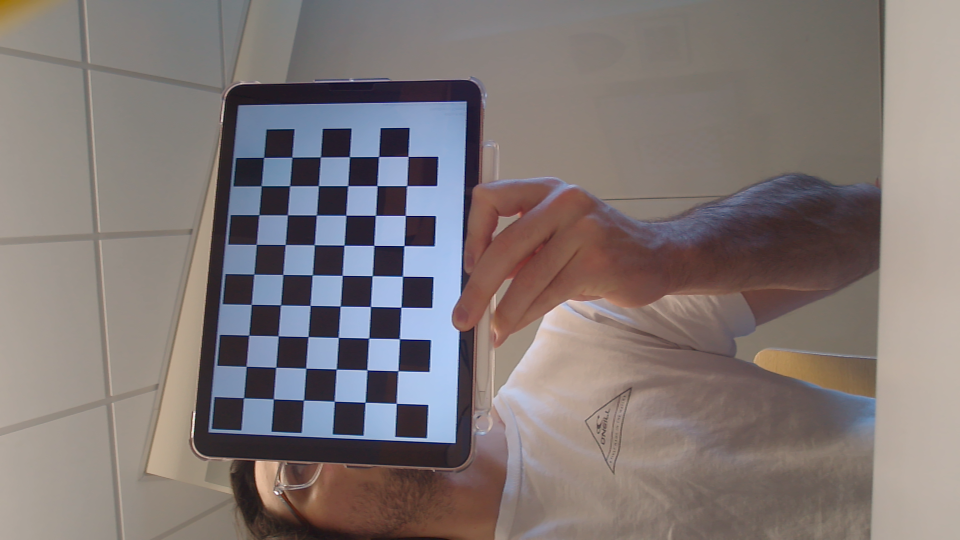
#> input picture CV/Calibration/AutoImages/img0.png, 1920 x 1080 px, given in place of x-raw, format=(string)BGR ! appsink, which was not available (shown at 1/2 size)
$ python blobTest.py
#> lines starting #> are read from the running program, lines starting #| are printed output that depends on the picture; after the words box and inside, x2 and y2 are one past the last pixel; in counts of white or black regions, pixels touching at a corner belong together; pictures that were not available may be replaced by others from this repository, and a replacement may not be noted

import cv2
import numpy as np

def clearBuffer(cap, bufferSize):
#> called with bufferSize = 5
    for i in range(bufferSize):
        cap.read()
#> this loop made 5 passes
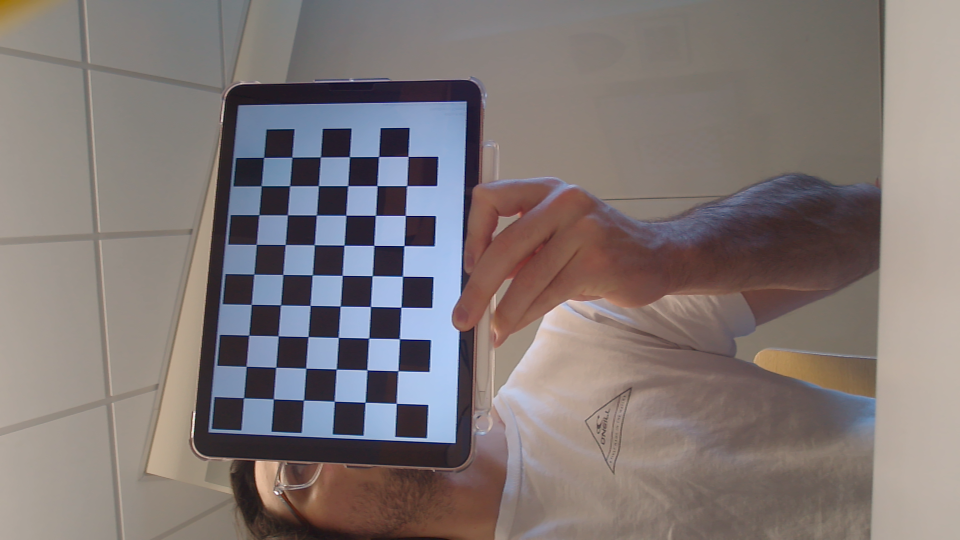
#> input picture CV/Calibration/AutoImages/img0.png, 1920 x 1080 px, given in place of x-raw, format=(string)BGR ! appsink, which was not available (shown at 1/2 size)
#> further down, img is the input picture: shape (1080, 1920, 3); mean B, G, R 117.6, 118.8, 128.2


# A function to fix HSV range
def fixHSVRange(h, s, v):
    # Normal H,S,V: (0-360,0-100%,0-100%)
    # OpenCV H,S,V: (0-180,0-255 ,0-255)
    return (180 * h / 360, 255 * s / 100, 255 * v / 100)

def detectBlob(im):
    # Make a copy of Image; find the HSV range; convert it to OpenCV
    # undrestandble range and make a mask from it
    frm=im.copy()
    frm = cv2.cvtColor(frm, cv2.COLOR_BGR2HSV)
#> frm: shape (1080, 1920, 3); mean H, S, V 45, 49.2, 134.9
    mask = cv2.inRange(frm, fixHSVRange(0, 0, 0), fixHSVRange(360, 4.53, 100))
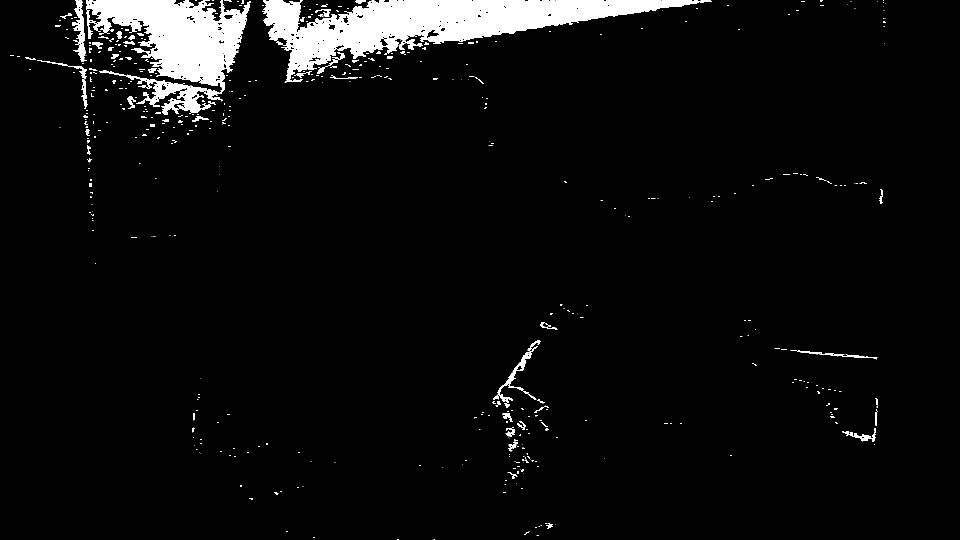
#> mask: shape (1080, 1920) (shown at 1/2 size); 4.8% white; 608 white regions (501 under 20 px), largest, box (x1, y1, x2, y2) and area: (525, 0, 1423, 166) 52176, (173, 0, 501, 230) 35154, (145, 0, 171, 124) 1240

    # Remove the noise
    noise=cv2.dilate(mask,np.ones((5,5)))
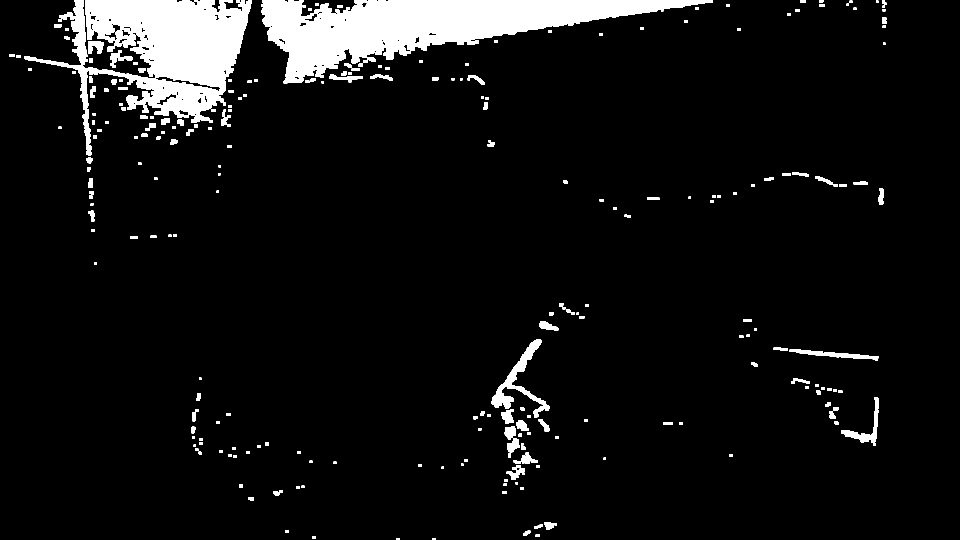
#> noise: shape (1080, 1920) (shown at 1/2 size); 7% white; 253 white regions, largest, box (x1, y1, x2, y2) and area: (523, 0, 1425, 168) 63838, (171, 0, 503, 246) 49738, (49, 0, 183, 312) 5410
    noise=cv2.erode(mask,np.ones((5,5)))
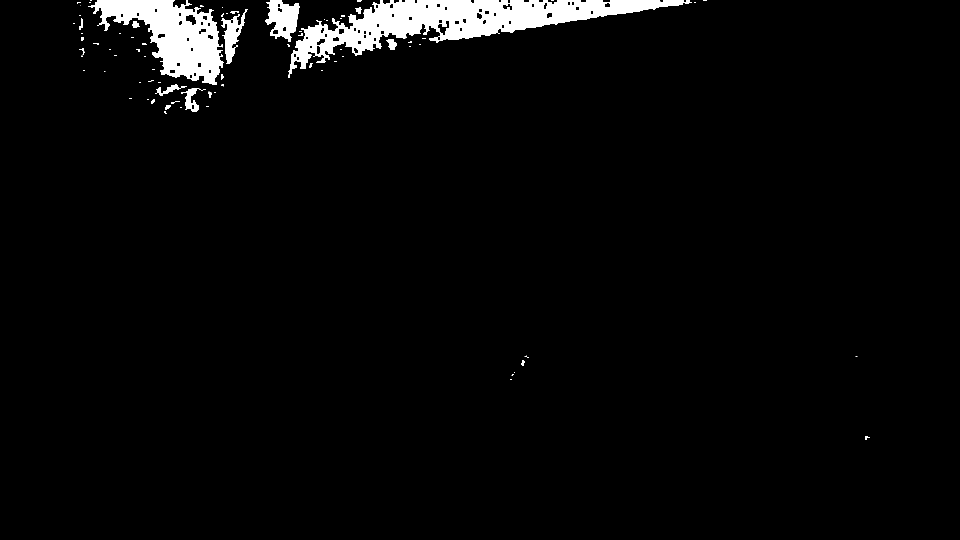
#> noise: shape (1080, 1920) (shown at 1/2 size); 3.2% white; 90 white regions (62 under 20 px), largest, box (x1, y1, x2, y2) and area: (577, 0, 1383, 156) 37349, (177, 0, 447, 170) 21031, (531, 0, 599, 84) 3375
    noise=cv2.medianBlur(mask,7)
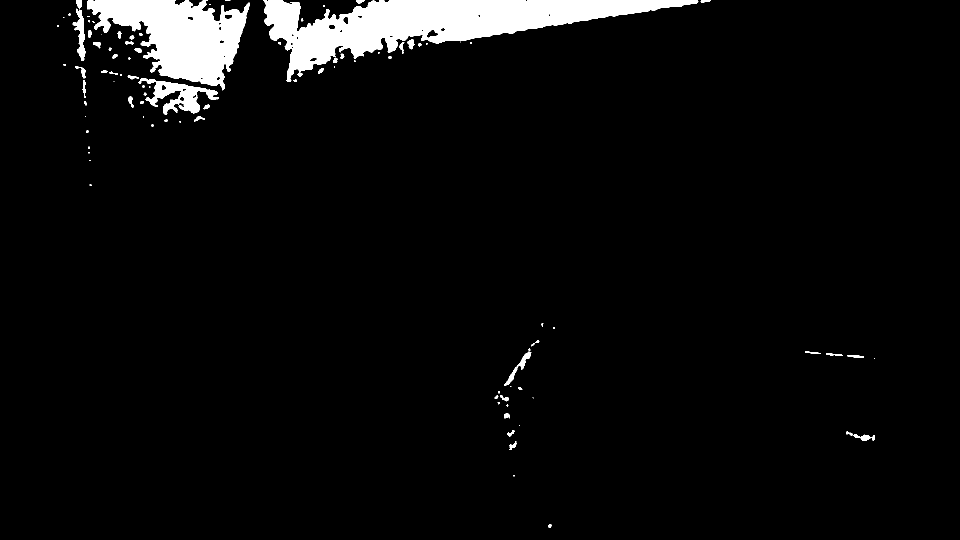
#> noise: shape (1080, 1920) (shown at 1/2 size); 4.6% white; 102 white regions (42 under 20 px), largest, box (x1, y1, x2, y2) and area: (527, 0, 1397, 164) 53481, (174, 0, 500, 181) 31265, (277, 156, 438, 230) 4345

    # Change image channels
    mask=cv2.cvtColor(mask,cv2.COLOR_GRAY2BGR)
    noise=cv2.cvtColor(noise,cv2.COLOR_GRAY2BGR)
    cleanMask=~noise
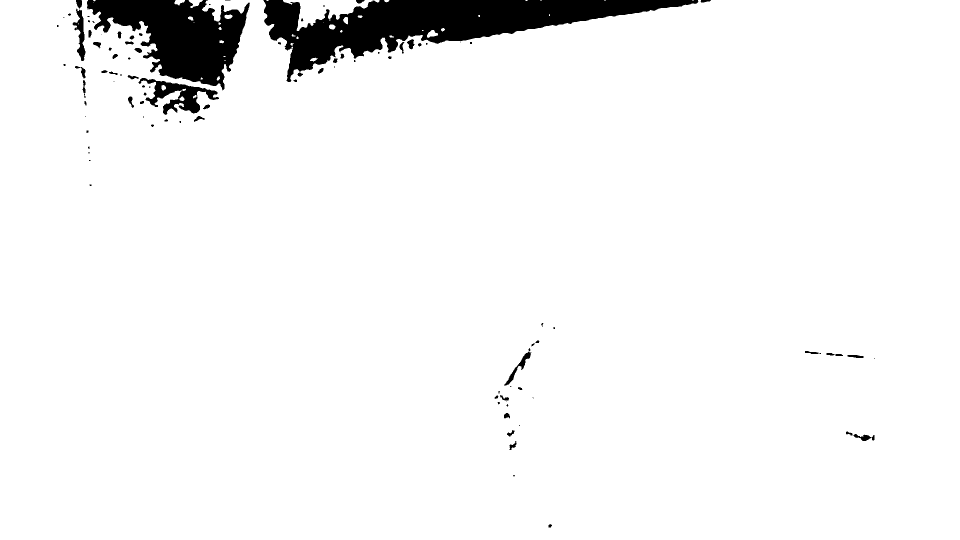
#> cleanMask: shape (1080, 1920, 3) (shown at 1/2 size); 95.4% white; 102 black regions (42 under 20 px), largest, box (x1, y1, x2, y2) and area: (527, 0, 1397, 164) 53481, (174, 0, 500, 181) 31265, (277, 156, 438, 230) 4345

    # Make a new mask without noise
    centerMask=cv2.cvtColor(cleanMask.copy(),cv2.COLOR_BGR2GRAY)

    # Image detector
    keypoints = detector.detect(centerMask)
#> keypoints = 2 keypoints; (x, y, size): (649, 19, 102.6), (356, 191, 89.1)

    # Not detected
    if not keypoints:
        return -1    # Return negative for no detection

    # Zip the detected centroid arrays
    centroids_x = np.array([])
    centroids_y = np.array([])
    for keypoint in keypoints:
        centroids_x = np.append(centroids_x, keypoint.pt[0])
        centroids_y = np.append(centroids_y, keypoint.pt[1])
#> this loop made 2 passes
#> (keypoint, centroids_x, centroids_y) on passes 1 to 2: (keypoint at (355.9, 190.8), size 89.1, [355.9], [190.8]), (keypoint at (648.7, 18.8), size 102.6, [355.9, 648.7], [190.8, 18.79])

    # X and Y centroid coordinates of the detected RGVs
    centroids_x = centroids_x.astype(int)
#> centroids_x = [355, 648]
    centroids_y = centroids_y.astype(int)
#> centroids_y = [190, 18]

    return zip(centroids_x,centroids_y)


params = cv2.SimpleBlobDetector_Params()

# Change thresholds
params.filterByColor = False

# Change thresholds
params.minThreshold = 0
params.maxThreshold = 250

# Filter by Area.
params.filterByArea = True
params.minArea = 530
params.maxArea = 100000

# Filter by circularity
params.filterByCircularity = True
params.minCircularity = 0.1
#params.maxCircularity = 0.8

# Filter by inertia ratio
params.filterByInertia = True
params.maxInertiaRatio = 0.94

# FIlter by convexity
params.filterByConvexity = False
params.minConvexity = 0.4

# Create a detector with the parameters
detector = cv2.SimpleBlobDetector_create(params)

camera_found = False
attempts = 0

# Try to open the 0 index for the primary camera
camera_index = 1

while not camera_found:
    # Setup the GStreamer Pipeline
    pipeline = 'nvarguscamerasrc sensor-id=' + str(camera_index) + ' ! video/x-raw(memory:NVMM), width=(int)1920, height=(int)1080, format=(string)NV12, framerate=(fraction)15/1 ! nvvidconv ! video/x-raw, format=(string)BGRx ! videoconvert ! video/x-raw, format=(string)BGR ! appsink'

    # Create a VideoCapture object with the GStreamer pipeline
    cap = cv2.VideoCapture(pipeline, cv2.CAP_GSTREAMER)

    # Set buffer size
    bufferSize = 5

    # Check if the camera opened successfully
    if cap.isOpened():
        cap.set(cv2.CAP_PROP_BUFFERSIZE, bufferSize);                            # Set the buffer size so it doesn't go beyond 5 frames
        cap.set(cv2.CAP_PROP_FPS, 15)                                   # Set the FPS to 15
        camera_found = True                                             # Camera is found
        print("Camera connected")
        break

    attempts += 1

    if attempts > 10:
        camera_found = True


# Begin the main loop that consistently outputs blob centroids when running
while True:

    if cap.isOpened():                      # Capture image while camera is opened
        # Clear the buffer
        clearBuffer(cap, bufferSize)

        # Get the current video feed frame
        ret, img = cap.read()
        cv2.imshow('frame', img)


        # Check if the image is empty, failed to get image
        if img is None:
            out_str = "Camera Connection Lost"
        else:
            # Call blob detection
            centroid = detectBlob(img)

            # Output detection
            if centroid == -1:                                      # Not Detected
                centOut = -1
            else:                                                   # Detected, format as array
                print("Detected")
                centOut = []
                for i in centroid:
                    centOut.append(i[0])
                    centOut.append(i[1])
#> this loop made 2 passes
#> i on passes 1 to 2: (355, 190), (648, 18)
#> after the loop, centOut = [355, 190, 648, 18]

    else:
        print("Lost Connection")

    # Quit
    key = cv2.waitKey(1) & 0xFF
#> (key q is pressed here)
    if key == ord("q"):
        break


cv2.destroyAllWindows()                         # Close everything and release the camera
cap.release()                                   # Release the capture object

$ run again, on CV/Calibration/AutoImages/img1.png
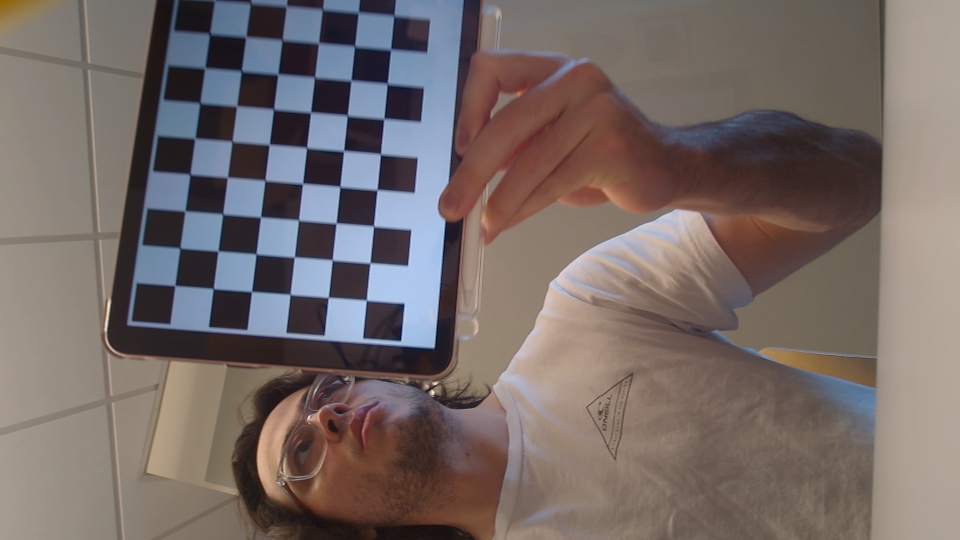
#> input picture CV/Calibration/AutoImages/img1.png, 1920 x 1080 px, given in place of x-raw, format=(string)BGR ! appsink, which was not available (shown at 1/2 size)
#> the loop in clearBuffer, `for i in range(bufferSize):` made 5 passes
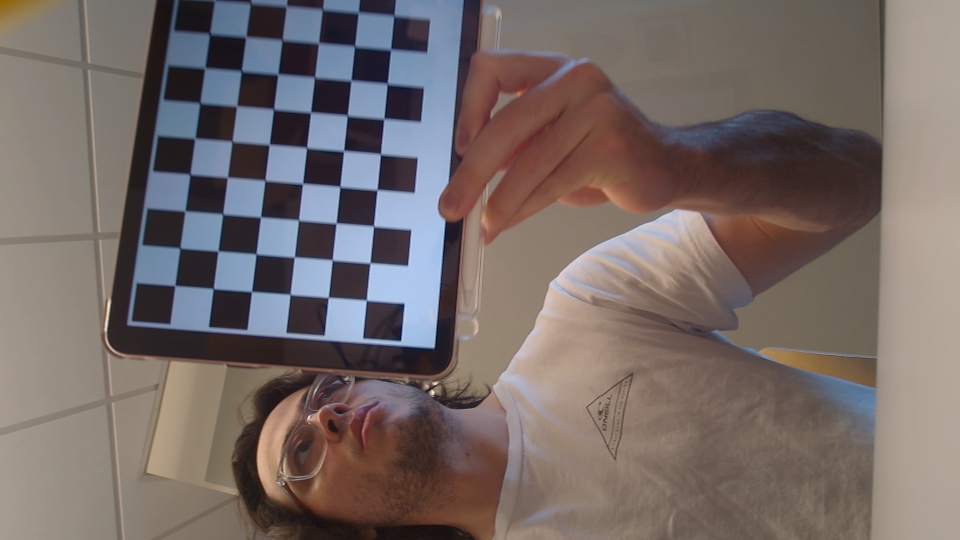
#> input picture CV/Calibration/AutoImages/img1.png, 1920 x 1080 px, given in place of x-raw, format=(string)BGR ! appsink, which was not available (shown at 1/2 size)
#> img is the input picture: shape (1080, 1920, 3); mean B, G, R 103.5, 106.3, 117.9
#> frm: shape (1080, 1920, 3); mean H, S, V 45.1, 62.5, 124.9
#> in detectBlob, `mask = cv2.inRange(frm, fixHSVRange(0, 0, 0), fixHSVRange(360, 4.53, 1..`:
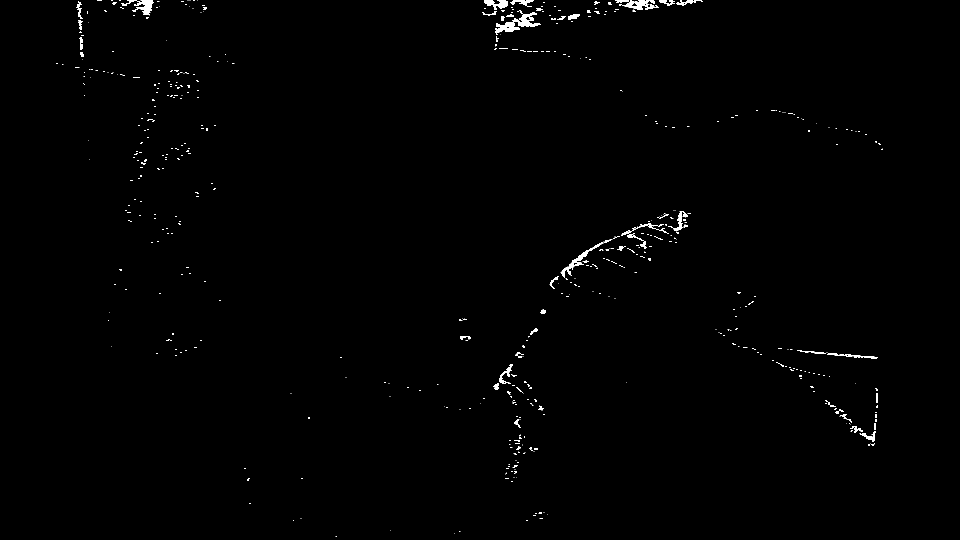
#> mask: shape (1080, 1920) (shown at 1/2 size); 0.55% white; 591 white regions (520 under 20 px), largest, box (x1, y1, x2, y2) and area: (997, 24, 1081, 64) 1186, (1121, 478, 1225, 556) 750, (1249, 0, 1317, 20) 666
#> in detectBlob, `cleanMask=~noise`:
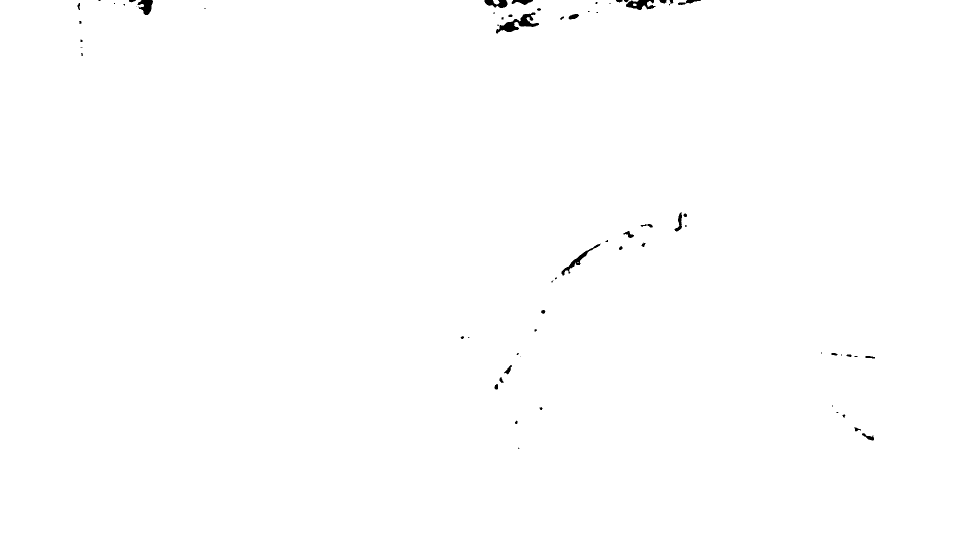
#> cleanMask: shape (1080, 1920, 3) (shown at 1/2 size); 99.7% white; 69 black regions (31 under 20 px), largest, box (x1, y1, x2, y2) and area: (992, 25, 1078, 67) 1254, (1252, 0, 1311, 20) 693, (1123, 487, 1202, 551) 647
#> keypoints = ()
#> centroid = -1
